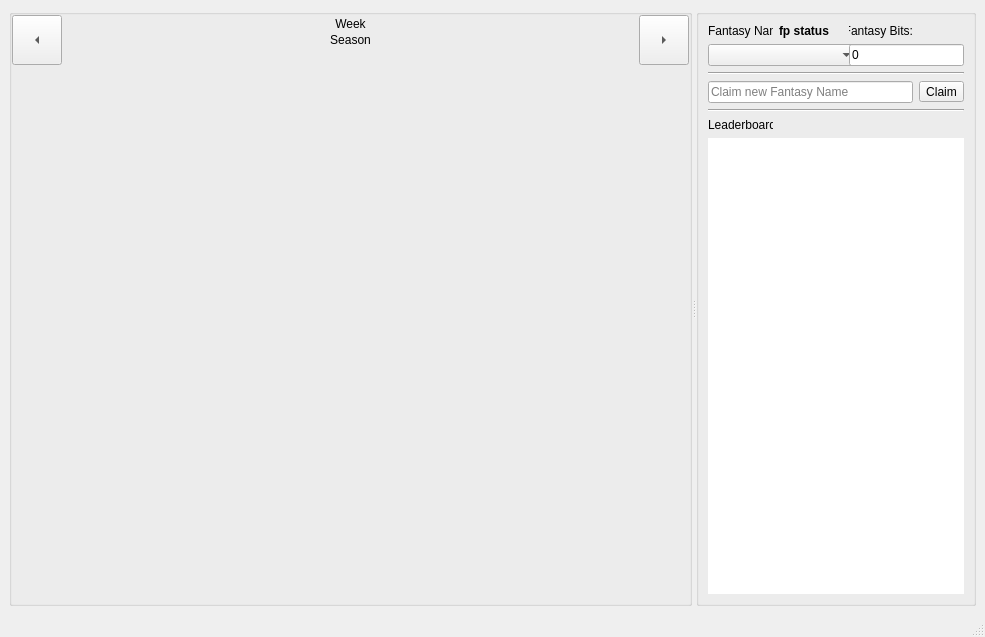
<?xml version="1.0" encoding="UTF-8"?>
<ui version="4.0">
 <class>MainWindow</class>
 <widget class="QMainWindow" name="MainWindow">
  <property name="geometry">
   <rect>
    <x>0</x>
    <y>0</y>
    <width>985</width>
    <height>637</height>
   </rect>
  </property>
  <property name="windowTitle">
   <string/>
  </property>
  <widget class="QWidget" name="centralwidget">
   <layout class="QGridLayout" name="gridLayout_6">
    <item row="1" column="0">
     <widget class="QSplitter" name="splitter">
      <property name="lineWidth">
       <number>3</number>
      </property>
      <property name="orientation">
       <enum>Qt::Horizontal</enum>
      </property>
      <property name="opaqueResize">
       <bool>true</bool>
      </property>
      <widget class="QGroupBox" name="groupBox_4">
       <property name="title">
        <string/>
       </property>
       <layout class="QGridLayout" name="gridLayout_5">
        <property name="leftMargin">
         <number>0</number>
        </property>
        <property name="topMargin">
         <number>0</number>
        </property>
        <property name="rightMargin">
         <number>0</number>
        </property>
        <property name="bottomMargin">
         <number>0</number>
        </property>
        <property name="spacing">
         <number>0</number>
        </property>
        <item row="0" column="0" rowspan="3">
         <widget class="QToolButton" name="myPreviousWeek">
          <property name="minimumSize">
           <size>
            <width>50</width>
            <height>50</height>
           </size>
          </property>
          <property name="statusTip">
           <string>Click to navigate to previous week</string>
          </property>
          <property name="text">
           <string>...</string>
          </property>
          <property name="arrowType">
           <enum>Qt::LeftArrow</enum>
          </property>
         </widget>
        </item>
        <item row="0" column="3" rowspan="3">
         <widget class="QToolButton" name="myNextWeek">
          <property name="minimumSize">
           <size>
            <width>50</width>
            <height>50</height>
           </size>
          </property>
          <property name="statusTip">
           <string>Click to navigate to next week</string>
          </property>
          <property name="text">
           <string>...</string>
          </property>
          <property name="arrowType">
           <enum>Qt::RightArrow</enum>
          </property>
         </widget>
        </item>
        <item row="3" column="0" colspan="4">
         <widget class="QStackedWidget" name="myStackedWidget">
          <property name="currentIndex">
           <number>0</number>
          </property>
          <widget class="QWidget" name="myPreviousWeekView">
           <layout class="QGridLayout" name="gridLayout_2">
            <property name="leftMargin">
             <number>0</number>
            </property>
            <property name="topMargin">
             <number>0</number>
            </property>
            <property name="rightMargin">
             <number>0</number>
            </property>
            <property name="bottomMargin">
             <number>0</number>
            </property>
            <property name="spacing">
             <number>0</number>
            </property>
            <item row="0" column="0">
             <widget class="PreviousWeekWidget" name="myPreviousWeekWidget" native="true"/>
            </item>
           </layout>
          </widget>
          <widget class="QWidget" name="myCurrentWeekView">
           <layout class="QGridLayout" name="gridLayout_3">
            <property name="leftMargin">
             <number>0</number>
            </property>
            <property name="topMargin">
             <number>0</number>
            </property>
            <property name="rightMargin">
             <number>0</number>
            </property>
            <property name="bottomMargin">
             <number>0</number>
            </property>
            <property name="spacing">
             <number>0</number>
            </property>
            <item row="0" column="0">
             <widget class="CurrentWeekWidget" name="myCurrentWeekWidget" native="true"/>
            </item>
           </layout>
          </widget>
          <widget class="QWidget" name="myNexWeekView">
           <layout class="QGridLayout" name="gridLayout_4">
            <property name="leftMargin">
             <number>0</number>
            </property>
            <property name="topMargin">
             <number>0</number>
            </property>
            <property name="rightMargin">
             <number>0</number>
            </property>
            <property name="bottomMargin">
             <number>0</number>
            </property>
            <property name="spacing">
             <number>0</number>
            </property>
            <item row="0" column="0">
             <widget class="NextWeekWidget" name="myNextWeekWidget" native="true"/>
            </item>
           </layout>
          </widget>
         </widget>
        </item>
        <item row="0" column="1" colspan="2">
         <widget class="QLabel" name="myWeekLabel">
          <property name="styleSheet">
           <string notr="true">font: 75 18pt &quot;Trebuchet MS&quot;;
</string>
          </property>
          <property name="text">
           <string>Week</string>
          </property>
          <property name="alignment">
           <set>Qt::AlignCenter</set>
          </property>
         </widget>
        </item>
        <item row="1" column="1" colspan="2">
         <widget class="QLabel" name="mySeasonLabel">
          <property name="styleSheet">
           <string notr="true">font: 75 18pt &quot;Trebuchet MS&quot;;</string>
          </property>
          <property name="text">
           <string>Season</string>
          </property>
          <property name="alignment">
           <set>Qt::AlignCenter</set>
          </property>
         </widget>
        </item>
       </layout>
      </widget>
      <widget class="QGroupBox" name="groupBox_2">
       <property name="maximumSize">
        <size>
         <width>280</width>
         <height>16777215</height>
        </size>
       </property>
       <property name="title">
        <string/>
       </property>
       <layout class="QGridLayout" name="gridLayout">
        <item row="0" column="0">
         <widget class="QLabel" name="label_4">
          <property name="text">
           <string>Fantasy Name</string>
          </property>
         </widget>
        </item>
        <item row="0" column="1">
         <widget class="QLabel" name="myFantasyNameStatusLabel">
          <property name="font">
           <font>
            <weight>75</weight>
            <bold>true</bold>
           </font>
          </property>
          <property name="text">
           <string>fp status</string>
          </property>
         </widget>
        </item>
        <item row="0" column="2">
         <widget class="QLabel" name="label_2">
          <property name="text">
           <string>Fantasy Bits:</string>
          </property>
          <property name="alignment">
           <set>Qt::AlignRight|Qt::AlignTrailing|Qt::AlignVCenter</set>
          </property>
         </widget>
        </item>
        <item row="1" column="0" colspan="2">
         <widget class="QComboBox" name="myFantasyNamesCombo">
          <property name="minimumSize">
           <size>
            <width>150</width>
            <height>0</height>
           </size>
          </property>
          <property name="statusTip">
           <string>switch fantasyname</string>
          </property>
          <property name="editable">
           <bool>false</bool>
          </property>
          <property name="insertPolicy">
           <enum>QComboBox::InsertAlphabetically</enum>
          </property>
          <property name="duplicatesEnabled">
           <bool>true</bool>
          </property>
         </widget>
        </item>
        <item row="1" column="2" colspan="2">
         <widget class="QLineEdit" name="myBalanceText">
          <property name="statusTip">
           <string>your current balance amount</string>
          </property>
          <property name="text">
           <string>0</string>
          </property>
          <property name="readOnly">
           <bool>true</bool>
          </property>
         </widget>
        </item>
        <item row="2" column="0" colspan="4">
         <widget class="Line" name="line_2">
          <property name="orientation">
           <enum>Qt::Horizontal</enum>
          </property>
         </widget>
        </item>
        <item row="3" column="0" colspan="3">
         <widget class="QLineEdit" name="myClamNewNameLE">
          <property name="statusTip">
           <string>Enter a new fantasy name and click claim to request a new one</string>
          </property>
          <property name="inputMask">
           <string/>
          </property>
          <property name="text">
           <string/>
          </property>
          <property name="placeholderText">
           <string>Claim new Fantasy Name </string>
          </property>
          <property name="clearButtonEnabled">
           <bool>true</bool>
          </property>
         </widget>
        </item>
        <item row="3" column="3">
         <widget class="QToolButton" name="myClaimFantasyNameButton">
          <property name="layoutDirection">
           <enum>Qt::LeftToRight</enum>
          </property>
          <property name="text">
           <string>Claim</string>
          </property>
          <property name="arrowType">
           <enum>Qt::NoArrow</enum>
          </property>
         </widget>
        </item>
        <item row="4" column="0" colspan="4">
         <widget class="Line" name="line">
          <property name="orientation">
           <enum>Qt::Horizontal</enum>
          </property>
         </widget>
        </item>
        <item row="5" column="0">
         <widget class="QLabel" name="label">
          <property name="font">
           <font>
            <weight>50</weight>
            <bold>false</bold>
            <underline>false</underline>
           </font>
          </property>
          <property name="text">
           <string>Leaderboard</string>
          </property>
          <property name="alignment">
           <set>Qt::AlignLeading|Qt::AlignLeft|Qt::AlignVCenter</set>
          </property>
         </widget>
        </item>
        <item row="6" column="0" colspan="4">
         <widget class="QTableView" name="myLeaderBaordTableView">
          <property name="frameShape">
           <enum>QFrame::Box</enum>
          </property>
          <property name="lineWidth">
           <number>0</number>
          </property>
          <property name="selectionMode">
           <enum>QAbstractItemView::SingleSelection</enum>
          </property>
          <property name="selectionBehavior">
           <enum>QAbstractItemView::SelectRows</enum>
          </property>
          <property name="sortingEnabled">
           <bool>true</bool>
          </property>
          <attribute name="horizontalHeaderShowSortIndicator" stdset="0">
           <bool>true</bool>
          </attribute>
         </widget>
        </item>
       </layout>
      </widget>
     </widget>
    </item>
   </layout>
  </widget>
  <widget class="QMenuBar" name="myMenuBar">
   <property name="geometry">
    <rect>
     <x>0</x>
     <y>0</y>
     <width>985</width>
     <height>21</height>
    </rect>
   </property>
  </widget>
  <widget class="QStatusBar" name="myStatusbar"/>
 </widget>
 <customwidgets>
  <customwidget>
   <class>PreviousWeekWidget</class>
   <extends>QWidget</extends>
   <header>previousweekwidget.h</header>
   <container>1</container>
  </customwidget>
  <customwidget>
   <class>CurrentWeekWidget</class>
   <extends>QWidget</extends>
   <header>currentweekwidget.h</header>
   <container>1</container>
  </customwidget>
  <customwidget>
   <class>NextWeekWidget</class>
   <extends>QWidget</extends>
   <header>nextweekwidget.h</header>
   <container>1</container>
  </customwidget>
 </customwidgets>
 <resources/>
 <connections/>
</ui>
